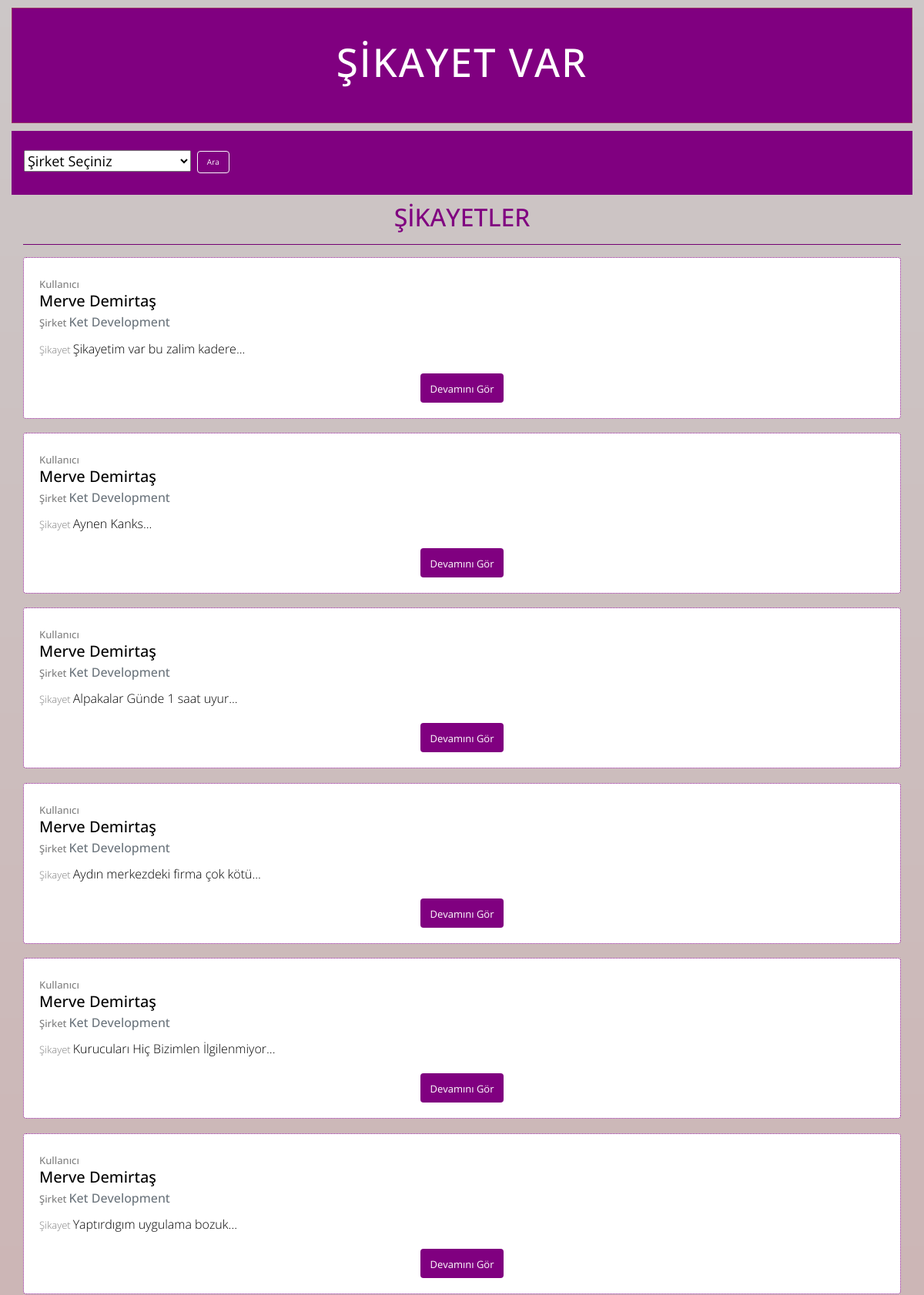
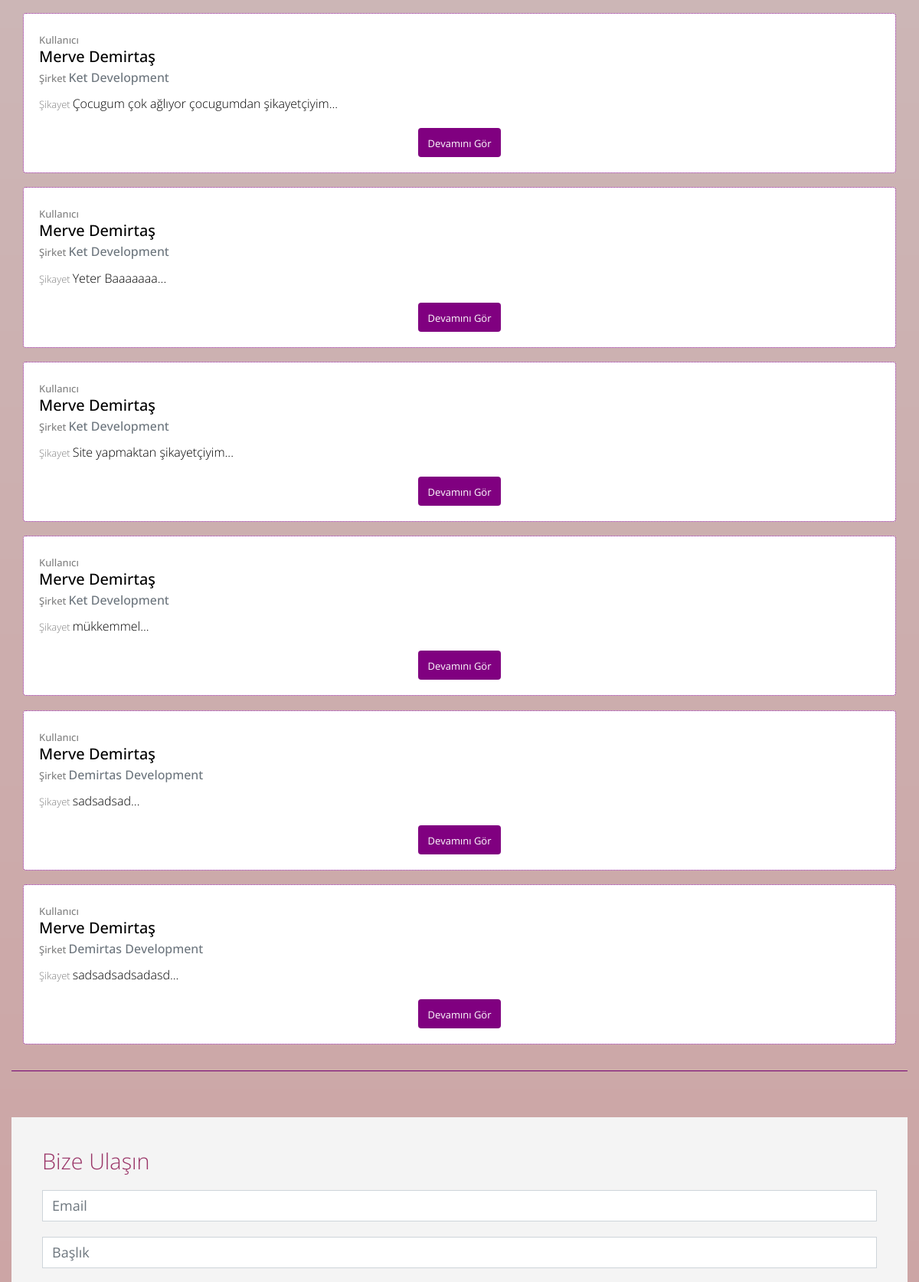
The page /tumsikayetler.php (upper part) on the database its author committed (2 pictures, top to bottom).
### tables this page shows
CREATE TABLE `report` (
  `id` int(11) NOT NULL,
  `userid` int(11) NOT NULL,
  `companyid` int(11) NOT NULL,
  `issue` text NOT NULL,
  `active` int(11) DEFAULT NULL
);

CREATE TABLE `user` (
  `id` int(11) NOT NULL,
  `firstname` varchar(50) NOT NULL,
  `lastname` varchar(50) NOT NULL,
  `password` varchar(50) NOT NULL,
  `mail` varchar(250) NOT NULL,
  `photourl` varchar(250) NOT NULL
);

CREATE TABLE `company` (
  `id` int(11) NOT NULL,
  `companyname` varchar(50) NOT NULL,
  `categoryid` int(11) NOT NULL
);

### tumsikayetler.php (the view, shortened to what this page needs)
<?php include('header.php');
$sql = "SELECT * FROM report";
$sirketler = $db->prepare("SELECT * FROM company");
$sirketler->execute();
?>
<nav class="navbar navbar-expand-sm" style="background-color:purple;color:white;margin-top:10px">
  <ul class="navbar-nav">
    <li class="nav-item">
      <form action="tumsikayetler.php" method="get">
        <div class="form-group">
          <div class="row" style="margin-top:6%">
            <div class="col-sm-8">
              <select class="selectpicker" placeholder="Şirket Seçiniz" name="companyid">
                <option value="" selected disabled>Şirket Seçiniz</option>
                <?php foreach ($sirketler as $sirket) { ?>
            </div>
          <?php } ?>
          </div>
          <div class="col-sm-4">
            <button type="submit" style="font-size:10px;margin-left:16%" class="btn btn-outline-light">Ara</button>
          </div>
      </form>
      </div>
<div class="col-sm-12 text-center" style="color:purple;margin-top:10px">
  <h2>ŞİKAYETLER</h2>
  <hr style="background-color:purple">
</div>
<div class="col-sm-12">
  <div class="row">
    <?php
    $sikayetler = $db->prepare($sql);
    $sikayetler->execute();
    foreach ($sikayetler as $sikayet) {
      $kullanıcı = $db->prepare("SELECT * FROM user WHERE id=" . $sikayet['userid']);
      $kullanıcı->execute();
      $rowKullanıcı = $kullanıcı->fetch();
      $sirket = $db->prepare("SELECT * FROM company WHERE id=" . $sikayet['companyid']);
      $sirket->execute();
      $rowSirket = $sirket->fetch();
    ?>
      <div class="col-sm-12">
        <div class="card" style="width:100%;margin-bottom:1.6%;border:1px dotted purple">
          <div class="card-body">
            <h5 class="card-title"><span style="font-size:13px;color:gray">Kullanıcı</span><br><?php echo $rowKullanıcı["firstname"] . " " . $rowKullanıcı["lastname"] ?></h5>
            <h6 class="card-subtitle mb-2 text-muted"><span style="font-size:13px;color:gray;margin-right:3px">Şirket</span><?php echo $rowSirket['companyname']; ?></h6>
            <p class="card-text" style="font-size:16px;"><span style="font-size:13px;color:gray;margin-right:3px">Şikayet</span><?php echo substr($sikayet['issue'], 0, 100) . "..."; ?></p>
            <div class="text-center"><a href="sikayetdetay.php?id=<?php echo $sikayet['id']; ?>" style="background-color:purple;color:white;" class="btn"><span style="font-size:13px">Devamını Gör</span></a></div>
          </div>
        </div>
      </div>
    <?php } ?>
  </div>
</div>
<hr style="background-color:purple">
<?php include('footer.php'); ?>

### css/templatemo-style.css (style rules this page uses)
ul { padding: 0; margin: 0; }
p { line-height: 2; }
body { color: #000; font-family: 'Open Sans', Helvetica, Arial, sans-serif; font-size: 18px; font-weight: 300; padding-top: 10px; overflow-x: hidden; }
.form-group { margin-bottom: 20px; }

### rows shown on the page
report: userid.firstname "Merve", userid.lastname "Demirtaş", companyid.companyname "Ket Development", issue "Şikayetim var bu zalim kadere"
report: userid.firstname "Merve", userid.lastname "Demirtaş", companyid.companyname "Ket Development", issue "Aynen Kanks"
report: userid.firstname "Merve", userid.lastname "Demirtaş", companyid.companyname "Ket Development", issue "Alpakalar Günde 1 saat uyur"
report: userid.firstname "Merve", userid.lastname "Demirtaş", companyid.companyname "Ket Development", issue "Aydın merkezdeki firma çok kötü"
report: userid.firstname "Merve", userid.lastname "Demirtaş", companyid.companyname "Ket Development", issue "Kurucuları Hiç Bizimlen İlgilenmiyor"
report: userid.firstname "Merve", userid.lastname "Demirtaş", companyid.companyname "Ket Development", issue "Yaptırdıgım uygulama bozuk"
report: userid.firstname "Merve", userid.lastname "Demirtaş", companyid.companyname "Ket Development", issue "Çocugum çok ağlıyor çocugumdan şikayetçiyim"
report: userid.firstname "Merve", userid.lastname "Demirtaş", companyid.companyname "Ket Development", issue "Yeter Baaaaaaa"
report: userid.firstname "Merve", userid.lastname "Demirtaş", companyid.companyname "Ket Development", issue "Site yapmaktan şikayetçiyim"
report: userid.firstname "Merve", userid.lastname "Demirtaş", companyid.companyname "Ket Development", issue "mükkemmel"
report: userid.firstname "Merve", userid.lastname "Demirtaş", companyid.companyname "Demirtas Development", issue "sadsadsad"
report: userid.firstname "Merve", userid.lastname "Demirtaş", companyid.companyname "Demirtas Development", issue "sadsadsadsadasd"
